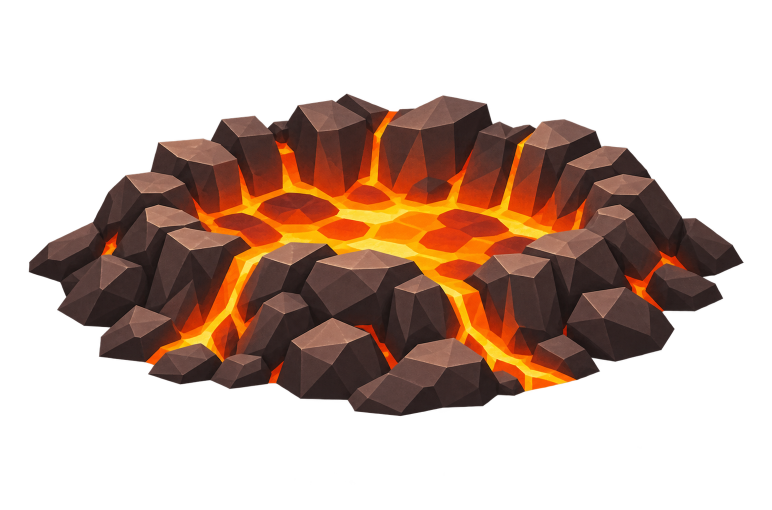
#> input picture .art/concept/crater/source.png, 1544 x 1019 px (shown at 1/2 size)
$ python finalize.py
#> lines starting #> are read from the running program, lines starting #| are printed output that depends on the picture
from pathlib import Path
from PIL import Image

root = Path(__file__).parent
source = Image.open(root / "source.png").convert("RGBA")
#> source is the input picture: PIL image 1544x1019 RGBA; mean R, G, B, A 48.1, 27, 16.2, 100.7
target_size = (256, 169)
scaled = source.resize(target_size, Image.Resampling.LANCZOS)
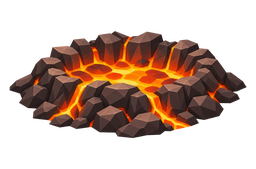
#> scaled: PIL image 256x169 RGBA; mean R, G, B, A 49.2, 27.6, 16.7, 100.8; transparent parts drawn white

# The generator returned a clean alpha cutout for this pass. Keep only the
# resize and a lossless export so the shipped sprite preserves that edge.
scaled.save(root / "Crater.png", optimize=True)

review = Image.new("RGBA", target_size, (220, 32, 150, 255))
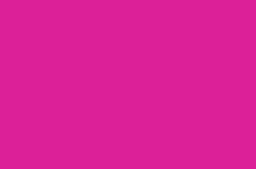
#> review: PIL image 256x169 RGBA; mean R, G, B, A 220, 32, 150, 255
review.alpha_composite(scaled)
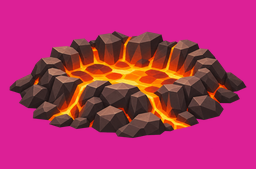
#> review: PIL image 256x169 RGBA; mean R, G, B, A 180.2, 45.8, 106.6, 255
review.save(root / "review-magenta.png", optimize=True)

corners = [scaled.getpixel(p)[3] for p in ((0, 0), (255, 0), (0, 168), (255, 168))]
#> corners = [0, 0, 0, 0]
assert corners == [0, 0, 0, 0], corners
print("saved", root / "Crater.png", "size", scaled.size, "corners", corners)
#| saved .art/concept/crater/Crater.png size (256, 169) corners [0, 0, 0, 0]
